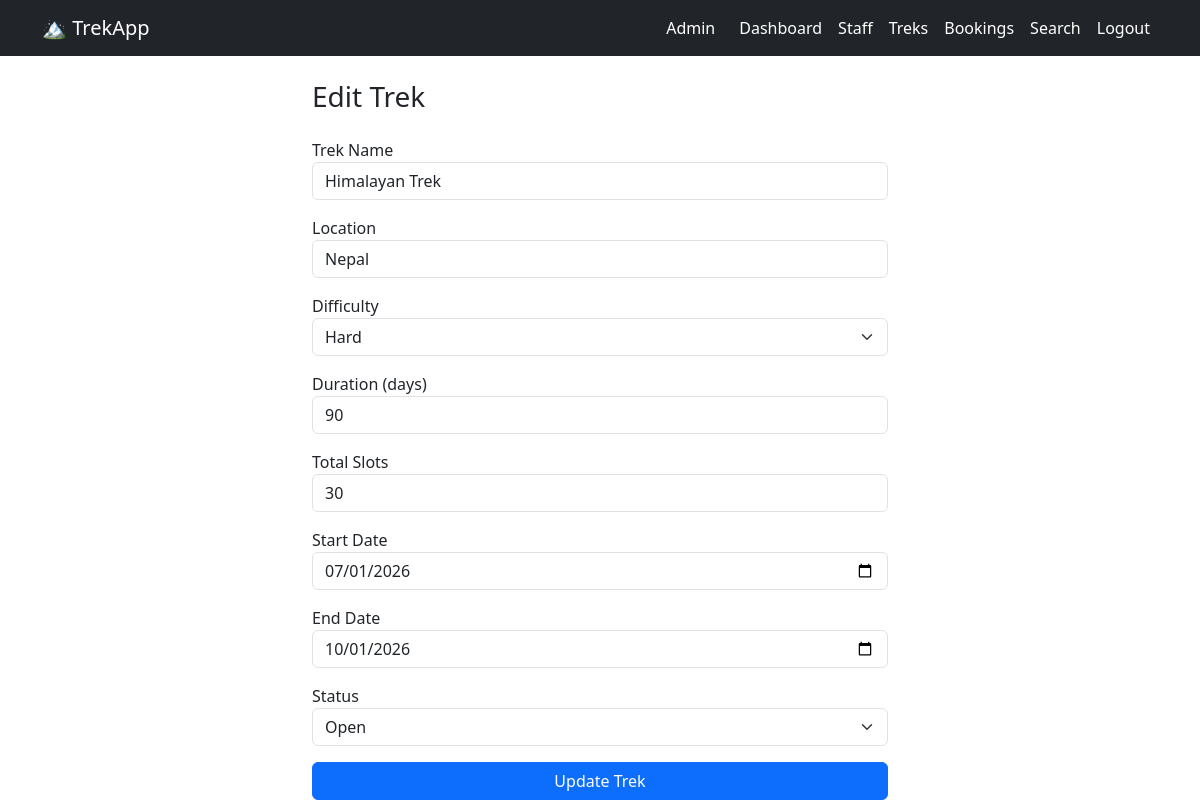
The app's page /admin/treks/edit/1 (signed in) with its own data.
### models.py (models this page shows)
class User(db.Model, UserMixin):
    __tablename__ = "users"
    id = db.Column(db.Integer, primary_key = True)
    name = db.Column(db.String, nullable = False)
    email = db.Column(db.String, nullable = False, unique = True)
    password_hash = db.Column(db.String, nullable = False)
    role = db.Column(db.String, nullable = False)
    is_active = db.Column(db.Boolean, nullable = False)
    is_blacklisted = db.Column(db.Boolean, nullable = False)
    staff_profile = db.relationship('StaffProfile', backref = 'user', uselist = False)
    bookings = db.relationship('Booking',backref = 'user')
    assigned_treks = db.relationship('Trek',backref = "assigned_staff")

class Trek(db.Model):
    __tablename__ = "treks"
    id = db.Column(db.Integer, primary_key = True)
    name = db.Column(db.String, nullable = False)
    location = db.Column(db.String, nullable = False)
    difficulty = db.Column(db.String, nullable = False)
    duration = db.Column(db.Integer, nullable = False)
    available_slots = db.Column(db.Integer, nullable = False)
    total_slots = db.Column(db.Integer, nullable = False)
    assigned_staff_id = db.Column(db.Integer, db.ForeignKey("users.id"))
    status = db.Column(db.String, nullable = False)
    start_date = db.Column(db.Date, nullable = False)
    end_date = db.Column(db.Date, nullable = False)
    bookings = db.relationship('Booking', backref = 'trek')

### admin.py (the view, shortened to what this page needs)
@admin.route('/treks/edit/<int:trek_id>', methods=['GET', 'POST'])
@login_required
def edit_trek(trek_id):
    if current_user.role != 'admin':
        flash('Access denied. Admins only.', 'danger')
        return redirect(url_for('auth.login'))
    trek = Trek.query.get(trek_id)
    if not trek:
        flash('Trek not found.', 'danger')
        return redirect(url_for('admin.manage_treks'))
    return render_template('admin/edit_trek.html', trek=trek)

### app.py (called while the page is built)
@login_manager.user_loader
def load_user(user_id):
    return User.query.get(int(user_id))

### templates/admin/edit_trek.html (shortened to what this page needs)
{% extends 'base.html' %}
{% block content %}
<div class="container" style="max-width: 600px;">
    <h3 class="mb-4">Edit Trek</h3>
    <form method="POST">
        <div class="mb-3">
            <label>Trek Name</label>
            <input type="text" name="name" class="form-control" value="{{ trek.name }}" required>
        </div>
        <div class="mb-3">
            <label>Location</label>
            <input type="text" name="location" class="form-control" value="{{ trek.location }}" required>
        </div>
        <div class="mb-3">
            <label>Difficulty</label>
            <select name="difficulty" class="form-select" required>
                <option value="Hard" {% if trek.difficulty == 'Hard' %}selected{% endif %}>Hard</option>
            </select>
        </div>
        <div class="mb-3">
            <label>Duration (days)</label>
            <input type="number" name="duration" class="form-control" value="{{ trek.duration }}" min="1" required>
        </div>
        <div class="mb-3">
            <label>Total Slots</label>
            <input type="number" name="total_slots" class="form-control" value="{{ trek.total_slots }}" min="1" required>
        </div>
        <div class="mb-3">
            <label>Start Date</label>
            <input type="date" name="start_date" class="form-control" value="{{ trek.start_date }}" required>
        </div>
        <div class="mb-3">
            <label>End Date</label>
            <input type="date" name="end_date" class="form-control" value="{{ trek.end_date }}" required>
        </div>
        <div class="mb-3">
            <label>Status</label>
            <select name="status" class="form-select" required>
                <option value="Open" {% if trek.status == 'Open' %}selected{% endif %}>Open</option>
            </select>
        </div>
        <button type="submit" class="btn btn-primary w-100">Update Trek</button>
    </form>
</div>
{% endblock %}

### templates/base.html (shortened to what this page needs)
<!DOCTYPE html>
<html lang="en">
<head>
    <link href="https://cdn.jsdelivr.net/npm/bootstrap@5.3.0/dist/css/bootstrap.min.css" rel="stylesheet">
</head>
<body>
<nav class="navbar navbar-expand-lg navbar-dark bg-dark">
    <div class="container">
        <a class="navbar-brand" href="/">🏔️ TrekApp</a>
        <div class="navbar-nav ms-auto">
            {% if current_user.is_authenticated %}
                <span class="navbar-text text-white me-3">{{ current_user.name }}</span>
                {% if current_user.role == 'admin' %}
                    <a class="nav-link text-white" href="{{ url_for('admin.dashboard') }}">Dashboard</a>
                    <a class="nav-link text-white" href="{{ url_for('admin.manage_staff') }}">Staff</a>
                    <a class="nav-link text-white" href="{{ url_for('admin.manage_treks') }}">Treks</a>
                    <a class="nav-link text-white" href="{{ url_for('admin.view_bookings') }}">Bookings</a>
                    <a class="nav-link text-white" href="{{ url_for('admin.search') }}">Search</a>
                {% elif current_user.role == 'staff' %}
                    <a class="nav-link text-white" href="{{ url_for('staff.dashboard') }}">Dashboard</a>
                {% endif %}
                <a class="nav-link text-white" href="{{ url_for('auth.logout') }}">Logout</a>
            {% else %}
                <a class="nav-link text-white" href="{{ url_for('auth.login') }}">Login</a>
                <a class="nav-link text-white" href="{{ url_for('auth.register') }}">Register</a>
            {% endif %}
        </div>
    </div>
</nav>
<div class="container mt-4">
    {% block content %}{% endblock %}
</div>
</body>
</html>

### records on screen
User: name "Admin"
Trek: name "Himalayan Trek", location "Nepal", difficulty "Hard", duration "90", total_slots "30", start_date "07/01/2026", end_date "10/01/2026", status "Open"
